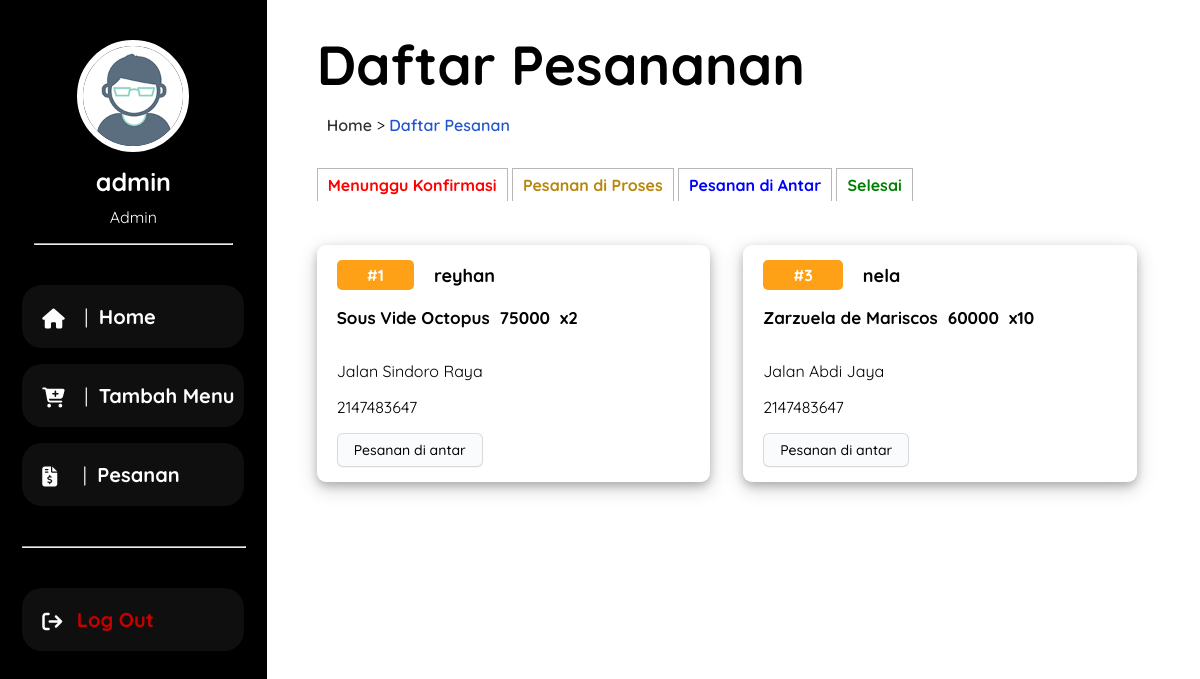
The page /admin/pesananAdmin.php?statusProduk=pesanandiantar (signed in) on the database its author committed.
### tables this page shows
CREATE TABLE `pesanan` (
  `idPesanan` int(11) NOT NULL,
  `username` varchar(200) NOT NULL,
  `status` enum('Menunggu Konfirmasi','Pesanan di Proses','Pesanan di antar','Selesai') NOT NULL,
  `namaProduk` varchar(200) NOT NULL,
  `hargaProduk` int(11) NOT NULL,
  `jumlahProduk` int(11) NOT NULL,
  `alamatCustomer` varchar(300) NOT NULL,
  `teleponCustomer` int(11) NOT NULL,
  `tglPemesanan` timestamp NOT NULL DEFAULT current_timestamp()
);

### lib/functions.php (called while the page is built, shortened)
<?php
$conn = mysqli_connect("localhost", "root", "", "uas_pemweb");
function query($query)
{
	global $conn;
	$result = mysqli_query($conn, $query);
	$rows = [];
	while ($row = mysqli_fetch_assoc($result)) {
		$rows[] = $row;
	}
	return $rows;
}

### admin/pesananAdmin.php (the view, shortened to what this page needs)
<?php
require '../lib/functions.php';
$status = $_GET['statusProduk'];
if ($status == "menunggukonfirmasi") {
    $pesanan = query("SELECT * FROM pesanan WHERE status='Menunggu Konfirmasi'");
} else if ($status == "pesanandiproses") {
    $pesanan = query("SELECT * FROM pesanan WHERE status='Pesanan di Proses'");
} else if ($status == "pesanandiantar") {
    $pesanan = query("SELECT * FROM pesanan WHERE status='Pesanan di Antar'");
} else if ($status == "selesai") {
    $pesanan = query("SELECT * FROM pesanan WHERE status='Selesai'");
}
?>
<!DOCTYPE html>
<html>
<head>
    <link rel="stylesheet" href="https://cdnjs.cloudflare.com/ajax/libs/font-awesome/6.1.1/css/all.min.css">
    <link rel="stylesheet" href="../css/style.css">
</head>
<body>
    <div class="container">
        <aside>
            <div class="user-info">
                <img src="../img/profile.png" class="profile-picture" width="100px">
                <p id="profile-nama"><?= $_SESSION['username']; ?></p>
                <p id="profile-role"><?= $_SESSION['role']; ?></p>
            </div>
            <hr style="width: 80%;">
            <div class="aside-menu">
                <div class="menu">
                    <i class="fa-solid fa-lg fa-home"></i>
                    <a href="index.php"><span style=" font-weight: lighter; margin: 0 5px;"> | </span> Home</a>
                </div>
                <div class="menu">
                    <i class="fa-solid fa-lg fa-cart-plus"></i>
                    <a href="tambah.php"><span style=" font-weight: lighter; margin: 0 5px;"> | </span> Tambah Menu</a>
                </div>
                <div class="menu">
                    <i class="fa-solid fa-lg fa-file-invoice-dollar"></i>
                    <a href="pesananAdmin.php"><span style=" font-weight: lighter; margin: 0 5px; margin-left: 11px;"> |
                        </span>
                        Pesanan</a>
                </div>
                <hr style="width: 100%; margin: 40px 0;">
                <div class="menu">
                    <i class="fa-solid fa-arrow-right-from-bracket fa-lg"></i>
                    <a href="../lib/logout.php" style="color: rgb(200, 0, 0);">Log Out</a>
                </div>
            </div>
        </aside>
        <main>
            <h1>Daftar Pesananan</h1>
            <div class="navbar">
                <p>
                    <a href="index.php">Home</a> > <a href="#" style="color: #2155cd;">Daftar Pesanan</a>
                </p>
            </div>
            <div class="status-page">
                <a href="?statusProduk=menunggukonfirmasi" style="color: red;">Menunggu Konfirmasi</a>
                <a href="?statusProduk=pesanandiproses" style="color: darkgoldenrod;">Pesanan di Proses</a>
                <a href="?statusProduk=pesanandiantar" style="color: blue;">Pesanan di Antar</a>
                <a href="?statusProduk=selesai" style="color: green;">Selesai</a>
            </div>
            <form action="" method="POST">
                <section style="margin-top: 30px;" class="main-pesanan">
                    <?php foreach ($pesanan as $row) : ?>
                    <div class="detail-pesanan">
                        <div class="detail-header">
                            <div class="id-pesanan">
                                #<?= $row["idPesanan"]; ?>
                            </div>
                            <p id="username"><?= $row["username"]; ?></p>
                        </div>
                        <div class="nama-pesanan">
                            <p id="nama-produk"><?= $row["namaProduk"]; ?></p>
                            <p id="harga-produk"><?= $row["hargaProduk"]; ?></p>
                            <p id="jumlah-produk">x<?= $row["jumlahProduk"]; ?></p>
                        </div>
                        <p id="alamat"><?= $row["alamatCustomer"]; ?></p>
                        <p id="telepon"><?= $row["teleponCustomer"]; ?></p>
                        <button type="submit" name="changeStatus" class="submit-button">
                            <a
                                href="status.php?idPesanan=<?= $row["idPesanan"]; ?>&status=<?= $row["status"]; ?>"><?= $row["status"]; ?></a>
                        </button>
                    </div>
                    <?php endforeach; ?>
                </section>
            </form>
        </main>
    </div>
</body>
</html>

### css/style.css (style rules this page uses)
body { margin: 0; padding: 0; box-sizing: border-box; max-height: 100vh; }
.container { width: 100%; font-family: Quicksand; display: flex; }
.navbar { margin-left: 10px; }
.navbar a { text-decoration: none; color: rgb(51, 51, 51); font-weight: 600; }
main { width: 1400px; box-sizing: border-box; padding: 30px 20px 0 50px; }
main h1 { margin: 0; padding: 0; font-size: 55px; font-weight: bold; }
.submit-button { margin-left: 30px; }
aside { box-sizing: border-box; width: 400px; background-color: black; padding: 10px; color: white; min-height: 100vh; }
aside i { margin-left: 20px; }
.user-info { text-align: center; }
.user-info img { border-radius: 100%; border: 6px solid white; margin-top: 30px; }
.user-info #profile-nama { margin-top: 10px; font-weight: bold; font-size: 25px; }
.user-info #profile-role { margin-top: -15px; }
.aside-menu { width: 90%; margin: auto; text-align: left; margin-top: 40px; }
.aside-menu .menu { box-sizing: border-box; padding: 19px 0; background-color: rgb(15, 15, 15); margin-bottom: 16px; border-radius: 20px; cursor: pointer; align-items: center; }
.aside-menu .menu a { color: white; font-size: 20px; text-decoration: none; font-weight: bold; margin-left: 10px; }
.main-pesanan { display: flex; padding: 0; flex-wrap: wrap; justify-content: space-between; width: 95%; }
.detail-header { display: flex; align-items: center; }
#username { margin: 0; font-weight: bold; margin-left: 20px; font-size: 18px; }
.detail-pesanan { width: 48%; box-sizing: border-box; box-shadow: 0 4px 8px 0 rgba(0, 0, 0, 0.2), 0 6px 20px 0 rgba(0, 0, 0, 0.19); padding: 15px 20px; border-radius: 9px; margin-top: 20px; }
.id-pesanan { background-color: #fea116; color: white; width: fit-content; padding: 5px 30px; border-radius: 5px; font-weight: bold; }
.nama-pesanan { display: flex; justify-items: left; }
.nama-pesanan p { margin-right: 10px; font-weight: bold; font-size: 17px; }
.submit-button { appearance: none; background-color: #fafbfc; border: 1px solid rgba(27, 31, 35, 0.15); border-radius: 6px; box-shadow: rgba(27, 31, 35, 0.04) 0 1px 0, rgba(255, 255, 255, 0.25) 0 1px 0 inset; box-sizing: border-box; color: #24292e; cursor: pointer; display: inline-block; font-family: Quicksand; font-size: 14px; font-weight: 500; line-height: 20px; list-style: none; padding: 6px 16px; position: relative; transition: background-color 0.2s cubic-bezier(0.3, 0, 0.5, 1); user-select: none; -webkit-user-select: none; touch-action: manipulation; vertical-align: middle; white-space: nowrap; word-wrap: break-word; margin: 0; }
.submit-button a { text-decoration: none; color: black; }
.submit-button:before { display: none; }
.status-page { margin-top: 40px; }
.status-page a { text-decoration: none; color: #2b2b2b; font-weight: bold; border: 1px solid #b7b7b7; border-bottom: none; padding: 6px 10px; margin: 0; }

### rows shown on the page
pesanan: idPesanan "1", username "reyhan", namaProduk "Sous Vide Octopus", hargaProduk "75000", jumlahProduk "2", alamatCustomer "Jalan Sindoro Raya", teleponCustomer "2147483647", status "Pesanan di antar"
pesanan: idPesanan "3", username "nela", namaProduk "Zarzuela de Mariscos", hargaProduk "60000", jumlahProduk "10", alamatCustomer "Jalan Abdi Jaya", teleponCustomer "2147483647", status "Pesanan di antar"

### other values the page prints
$_SESSION['username'] "admin"
$_SESSION['role'] "Admin"
